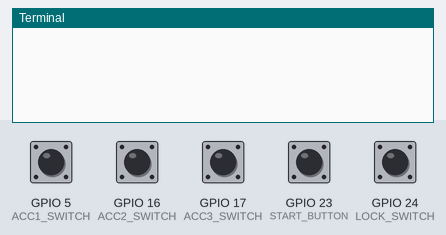
A program run on a simulated Raspberry Pi (BCM pin numbers). On the bench: the last lines printed to the terminal. The inputs (shaded band) are chosen by the test bench; at power-on: GPIO 5 (ACC1_SWITCH), GPIO 16 (ACC2_SWITCH), GPIO 17 (ACC3_SWITCH), GPIO 23 (START_BUTTON), GPIO 24 (LOCK_SWITCH) HIGH. Web requests get an empty 200 reply after 0.4 s.

Above: at 1.2 s.
1.3 s: GPIO 5 (ACC1_SWITCH) pulled LOW for 0.15 s
At 2.4 s:
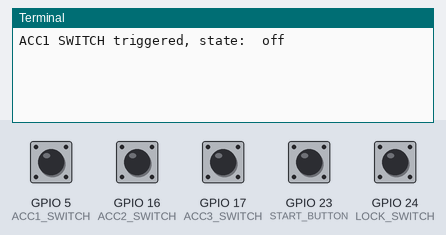
3.0 s: GPIO 23 (START_BUTTON) pulled LOW for 0.15 s
At 4.4 s:
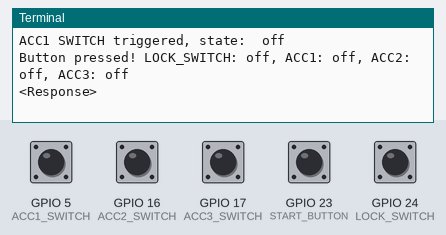
4.9 s: GPIO 24 (LOCK_SWITCH) pulled LOW for 0.15 s
At 6.3 s:
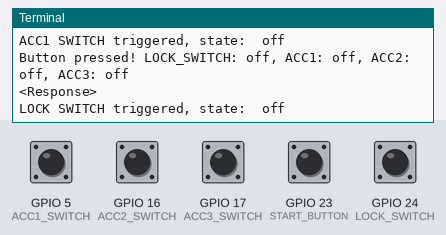
6.6 s: GPIO 16 (ACC2_SWITCH) pulled LOW for 0.15 s
At 7.6 s:
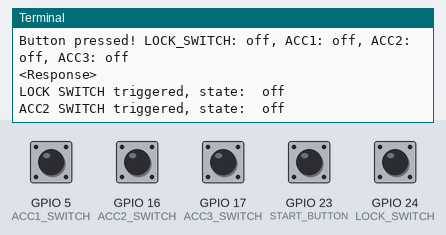
8.2 s: GPIO 17 (ACC3_SWITCH) pulled LOW for 0.15 s
At 8.8 s:
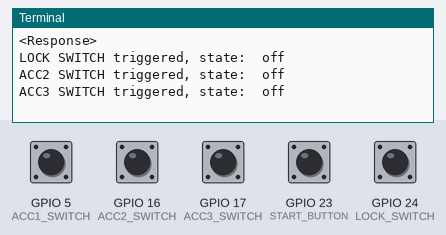

The program:

async_button_gpio.py
```python
#!/usr/local/bin/python3.7
import asyncio
import requests
import time
from typing import Callable
from functools import partial
from dataclasses import dataclass

import RPi.GPIO as GPIO

BOUNCETIME = 200

START_BUTTON = 23
LOCK_SWITCH = 24
ACC1_SWITCH = 5
ACC2_SWITCH = 16
ACC3_SWITCH = 17


class MultiLock:
    lock_switch = asyncio.Lock()
    acc1_switch = asyncio.Lock()
    acc2_switch = asyncio.Lock()
    acc3_switch = asyncio.Lock()

    @property
    def locks(self) -> dict:
        return {
            LOCK_SWITCH: self.lock_switch,
            ACC1_SWITCH: self.acc1_switch,
            ACC2_SWITCH: self.acc2_switch,
            ACC3_SWITCH: self.acc3_switch,
        }

    def get_lock(self, channel: int) -> asyncio.Lock:
        return self.locks.get(channel)

    def get_state(self, channel: int) -> str:
        lock = self.locks.get(channel)
        return 'on' if lock.locked() else 'off'

    @classmethod
    def flip_lock(cls, func) -> Callable:
        """
        A decorator that changes the state of the given lock.
        The switch can be in "on" or "off" position and the lock should
        track this state.
        """
        async def wrapper(channel: int, lock: MultiLock, state: str, *args, **kwargs):
            if state == 'on':
                await lock.get_lock(channel).acquire()
            elif state == 'off':
                lock.get_lock(channel).release()
            return asyncio.ensure_future(func(channel, lock, state, *args, **kwargs))
        return wrapper


def on_event(channel: int, lock: MultiLock, callback: Callable) -> None:
    if channel in (LOCK_SWITCH, ACC1_SWITCH, ACC2_SWITCH, ACC3_SWITCH):
        state = 'off'
        time.sleep(0.1)
        if GPIO.input(channel) == GPIO.LOW:
            state = 'on'
        elif GPIO.input(channel) == GPIO.HIGH:
            state = 'off'
        asyncio.ensure_future(callback(channel, lock, state=state))
    else:
        asyncio.ensure_future(callback(channel, lock))


def set_initial_lock_states(lock):
   """
   Check what is the state of switches when the script starts.
   """
   for channel, switch_lock in lock.locks.items():
       if GPIO.input(channel) == GPIO.LOW:
           asyncio.ensure_future(switch_lock.acquire())


def listener(
        callback_start_button=None,
        callback_lock_switch=None,
        callback_acc1_switch=None,
        callback_acc2_switch=None,
        callback_acc3_switch=None,
    ) -> None:
    lock = MultiLock()
    try:
        loop = asyncio.get_event_loop()

        GPIO.setmode(GPIO.BCM)
        GPIO.setup(START_BUTTON, GPIO.IN, pull_up_down=GPIO.PUD_UP)
        GPIO.setup(LOCK_SWITCH, GPIO.IN, pull_up_down=GPIO.PUD_UP)
        GPIO.setup(ACC1_SWITCH, GPIO.IN, pull_up_down=GPIO.PUD_UP)
        GPIO.setup(ACC2_SWITCH, GPIO.IN, pull_up_down=GPIO.PUD_UP)
        GPIO.setup(ACC3_SWITCH, GPIO.IN, pull_up_down=GPIO.PUD_UP)

        set_initial_lock_states(lock)

        def on_gpio_event(callback, channel):
            loop.call_soon_threadsafe(partial(on_event, channel, lock, callback))

        GPIO.add_event_detect(
            START_BUTTON, GPIO.FALLING,
            callback=partial(on_gpio_event, callback_start_button),
            bouncetime=BOUNCETIME
        )
        GPIO.add_event_detect(
            LOCK_SWITCH, GPIO.RISING,
            callback=partial(on_gpio_event, callback_lock_switch),
            bouncetime=BOUNCETIME
        )
        GPIO.add_event_detect(
            ACC1_SWITCH, GPIO.RISING,
            callback=partial(on_gpio_event, callback_acc1_switch),
            bouncetime=BOUNCETIME
        )
        GPIO.add_event_detect(
            ACC2_SWITCH, GPIO.RISING,
            callback=partial(on_gpio_event, callback_acc2_switch),
            bouncetime=BOUNCETIME
        )
        GPIO.add_event_detect(
            ACC3_SWITCH, GPIO.RISING,
            callback=partial(on_gpio_event, callback_acc3_switch),
            bouncetime=BOUNCETIME
        )

        loop.run_forever()
    finally:
        loop.close()
        GPIO.cleanup()


async def my_callback_button(channel: int, lock: MultiLock, *args, **kwargs) -> None:
    switch_st = lock.get_state(LOCK_SWITCH)
    acc1_st = lock.get_state(ACC1_SWITCH)
    acc2_st = lock.get_state(ACC2_SWITCH)
    acc3_st = lock.get_state(ACC3_SWITCH)
    print(f"Button pressed! LOCK_SWITCH: {switch_st}, ACC1: {acc1_st}, ACC2: {acc2_st}, ACC3: {acc3_st}")
    res = requests.get('http://sireliah.com')
    res.raise_for_status()
    print(res)


@MultiLock.flip_lock
async def my_callback_switch(channel: int, lock: MultiLock, state: str, *args, **kwargs) -> None:
    print("LOCK SWITCH triggered, state: ", lock.get_state(channel))


@MultiLock.flip_lock
async def my_callback_acc1(channel, lock, state, *args, **kwargs) -> None:
    print("ACC1 SWITCH triggered, state: ", lock.get_state(channel))


@MultiLock.flip_lock
async def my_callback_acc2(channel, lock, state, *args, **kwargs) -> None:
    print("ACC2 SWITCH triggered, state: ", lock.get_state(channel))


@MultiLock.flip_lock
async def my_callback_acc3(channel, lock, state, *args, **kwargs) -> None:
    print("ACC3 SWITCH triggered, state: ", lock.get_state(channel))


if __name__ == '__main__':
    listener(
        my_callback_button,
        my_callback_switch,
        my_callback_acc1,
        my_callback_acc2,
        my_callback_acc3,
    )
```

Measured:
- after the input at 1.3 s, the terminal: prints a new line after 0.25 s (image 1)
- after the input at 3.0 s, the terminal: prints a new line at once (image 2)
- after the input at 4.9 s, the terminal: prints a new line after 0.25 s (image 3)
- after the input at 6.6 s, the terminal: prints a new line after 0.25 s (image 4)
- after the input at 8.2 s, the terminal: prints a new line after 0.25 s (image 5)
